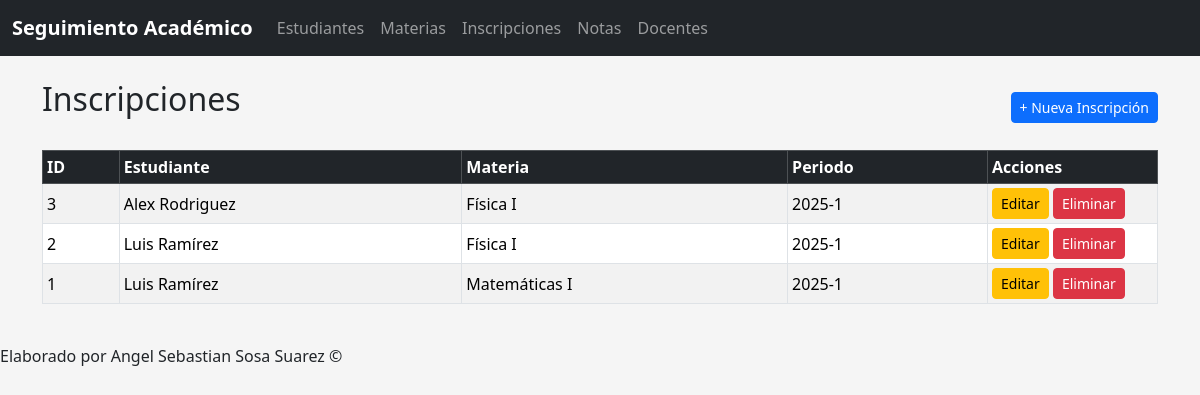
Screenshot of /Aplicacion/public/index.php?url=inscripciones with the database file from the repository.
### tables this page shows
CREATE TABLE `inscripciones` (
  `id` int(11) NOT NULL,
  `estudiante_id` int(11) NOT NULL,
  `materia_id` int(11) NOT NULL,
  `periodo` varchar(20) NOT NULL,
  `fecha_inscripcion` date DEFAULT curdate(),
  `created_at` timestamp NOT NULL DEFAULT current_timestamp(),
  `updated_at` timestamp NOT NULL DEFAULT current_timestamp() ON UPDATE current_timestamp()
);

CREATE TABLE `estudiantes` (
  `id` int(11) NOT NULL,
  `codigo` varchar(20) NOT NULL,
  `nombre` varchar(100) NOT NULL,
  `apellido` varchar(100) NOT NULL,
  `email` varchar(100) DEFAULT NULL,
  `telefono` varchar(20) DEFAULT NULL,
  `fecha_nacimiento` date DEFAULT NULL,
  `created_at` timestamp NOT NULL DEFAULT current_timestamp(),
  `updated_at` timestamp NOT NULL DEFAULT current_timestamp() ON UPDATE current_timestamp()
);

CREATE TABLE `materias` (
  `id` int(11) NOT NULL,
  `codigo` varchar(20) NOT NULL,
  `nombre` varchar(150) NOT NULL,
  `descripcion` text DEFAULT NULL,
  `docente_id` int(11) DEFAULT NULL,
  `created_at` timestamp NOT NULL DEFAULT current_timestamp(),
  `updated_at` timestamp NOT NULL DEFAULT current_timestamp() ON UPDATE current_timestamp()
);

### Aplicacion/controllers/InscripcionController.php (called while the page is built, shortened)
<?php
require_once __DIR__ . "/../models/InscripcionModel.php";
class InscripcionController {
    public function index($params = []) {
        $modelo = new InscripcionModel();
        $inscripciones = $modelo->getAll();
        require __DIR__ . "/../views/inscripciones/index.php";
    }
}

### Aplicacion/public/index.php (called while the page is built, shortened)
<?php
require_once "../config/conexion.php";
require_once "../controllers/InscripcionController.php";
$url = isset($_GET['url']) ? $_GET['url'] : "";
$partes = explode("/", $url);
$metodo         = isset($partes[1]) ? $partes[1] : "index";
$params = array_merge($_GET, $_POST);
$controladorObj = new $nombreControlador();
$controladorObj->$metodo($params);

### Aplicacion/config/conexion.php (called while the page is built)
<?php
class Conexion {
    public static function conectar() {
        $host = "localhost";
        $db   = "seguimiento_academico";
        $user = "root";
        $pass = "";
        $charset = "utf8mb4";
        $dsn = "mysql:host=$host;dbname=$db;charset=$charset";
        try {
            $pdo = new PDO($dsn, $user, $pass);
            $pdo->setAttribute(PDO::ATTR_ERRMODE, PDO::ERRMODE_EXCEPTION);
            return $pdo;
        } catch (PDOException $e) {
            die("Error de conexión: " . $e->getMessage());
        }
    }
}

### Aplicacion/models/InscripcionModel.php (called while the page is built, shortened)
<?php
require_once dirname(__DIR__) . "/config/conexion.php";
class InscripcionModel {
    private $db;
    public function __construct() {
        $this->db = Conexion::conectar();
    }
    public function getAll() {
        $sql = "SELECT i.*,
                       e.nombre AS estudiante_nombre,
                       e.apellido AS estudiante_apellido,
                       m.nombre AS materia_nombre
                FROM inscripciones i
                JOIN estudiantes e ON i.estudiante_id = e.id
                JOIN materias m ON i.materia_id = m.id
                ORDER BY i.id DESC";
        return $this->db->query($sql)->fetchAll(PDO::FETCH_ASSOC);
    }
}

### Aplicacion/views/inscripciones/index.php (the view)
<?php include_once __DIR__ . "/../layouts/header.php"; ?>
<div class="d-flex justify-content-between align-items-center mb-3">
    <h2>Inscripciones</h2>
    <a href="<?= $baseUrl ?>?url=inscripciones/crear" class="btn btn-primary btn-sm">
        + Nueva Inscripción
    </a>
</div>
<table class="table table-striped table-bordered table-sm align-middle">
    <thead class="table-dark">
        <tr>
            <th>ID</th>
            <th>Estudiante</th>
            <th>Materia</th>
            <th>Periodo</th>
            <th style="width: 170px;">Acciones</th>
        </tr>
    </thead>
    <tbody>
        <?php if (!empty($inscripciones)): ?>
            <?php foreach ($inscripciones as $i): ?>
                <tr>
                    <td><?= htmlspecialchars($i['id']) ?></td>
                    <td><?= htmlspecialchars($i['estudiante_nombre'] . ' ' . $i['estudiante_apellido']) ?></td>
                    <td><?= htmlspecialchars($i['materia_nombre']) ?></td>
                    <td><?= htmlspecialchars($i['periodo'] ?? '') ?></td>
                    <td>
                        <a href="<?= $baseUrl ?>?url=inscripciones/editar/<?= $i['id'] ?>"
                           class="btn btn-warning btn-sm">
                            Editar
                        </a>
                        <a href="<?= $baseUrl ?>?url=inscripciones/eliminar/<?= $i['id'] ?>"
                           class="btn btn-danger btn-sm"
                           onclick="return confirm('¿Seguro que deseas eliminar esta inscripción?');">
                            Eliminar
                        </a>
                    </td>
                </tr>
            <?php endforeach; ?>
        <?php else: ?>
            <tr>
                <td colspan="5" class="text-center">No hay inscripciones registradas</td>
            </tr>
        <?php endif; ?>
    </tbody>
</table>
<?php include_once __DIR__ . "/../layouts/footer.php"; ?>

### Aplicacion/views/layouts/header.php (style rules this page uses)
body { background-color: #f5f5f5; }
h2 { margin-bottom: 1rem; }

### rows the page displays
inscripciones: id "3", estudiante.apellido "Alex Rodriguez", materia.nombre "Física I", periodo "2025-1"
inscripciones: id "2", estudiante.apellido "Luis Ramírez", materia.nombre "Física I", periodo "2025-1"
inscripciones: id "1", estudiante.apellido "Luis Ramírez", materia.nombre "Matemáticas I", periodo "2025-1"
